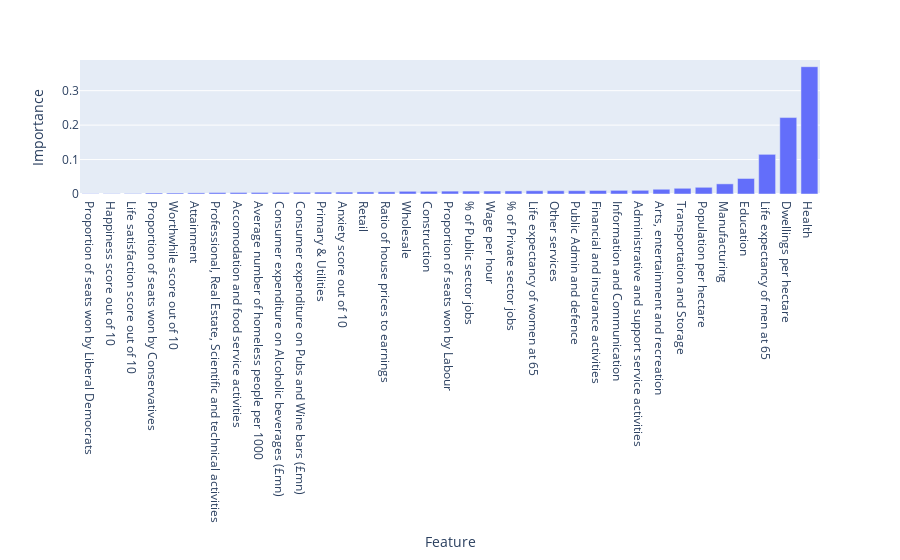

Notebook source saved alongside this figure:
### Code cell
import numpy as np
import plotly.express as px

# Get the feature importances
importances = regressor.feature_importances_

# Sort the importance scores in ascending order
indices = np.argsort(importances)

# Get the column names in the correct order
cols = X_train.columns[indices]

# Create a bar chart using the px.bar() function
fig = px.bar(
    x=cols,
    y=importances[indices],
    labels={'x': 'Feature', 'y': 'Importance'}
)

# Show the plot
fig.show()

### Figure 1 — Plotly figure (JSON) as saved in the notebook; plotly's stock layout.template omitted (floating-point values rounded to 4 significant figures)
{"data": [{"alignmentgroup": "True", "hovertemplate": "Feature=%{x}<br>Importance=%{y}<extra></extra>", "legendgroup": "", "marker": {"color": "#636efa", "pattern": {"shape": ""}}, "name": "", "offsetgroup": "", "orientation": "v", "showlegend": false, "textposition": "auto", "type": "bar", "x": ["Proportion of seats won by Liberal Democrats", "Happiness score out of 10", "Life satisfaction score out of 10", "Proportion of seats won by Conservatives", "Worthwhile score out of 10", "Attainment", "Professional, Real Estate, Scientific and technical activities", "Accomodation and food service activities", "Average number of homeless people per 1000", "Consumer expenditure on Alcoholic beverages (£mn)", "Consumer expenditure on Pubs and Wine bars (£mn)", "Primary & Utilities", "Anxiety score out of 10", "Retail", "Ratio of house prices to earnings", "Wholesale", "Construction", "Proportion of seats won by Labour", "% of Public sector jobs", "Wage per hour", "% of Private sector jobs", "Life expectancy of women at 65", "Other services", "Public Admin and defence", "Financial and insurance activities", "Information and Communication", "Administrative and support service activities", "Arts, entertainment and recreation", "Transportation and Storage", "Population per hectare", "Manufacturing", "Education", "Life expectancy of men at 65", "Dwellings per hectare", "Health"], "xaxis": "x", "y": [0.000849, 0.0009001, 0.001291, 0.002875, 0.002995, 0.003259, 0.004248, 0.004429, 0.00457, 0.004682, 0.005152, 0.005448, 0.005549, 0.006014, 0.006283, 0.007832, 0.007846, 0.008335, 0.008554, 0.008635, 0.008856, 0.00945, 0.00947, 0.009633, 0.01029, 0.01063, 0.01073, 0.01378, 0.01662, 0.01949, 0.02948, 0.0451, 0.1152, 0.2219, 0.3696], "yaxis": "y"}], "layout": {"autosize": true, "barmode": "relative", "legend": {"tracegroupgap": 0}, "margin": {"t": 60}, "xaxis": {"anchor": "y", "autorange": true, "domain": [0, 1], "range": [-0.5, 34.5], "title": {"text": "Feature"}, "type": "category"}, "yaxis": {"anchor": "x", "autorange": true, "domain": [0, 1], "range": [0, 0.3891], "title": {"text": "Importance"}, "type": "linear"}}}
